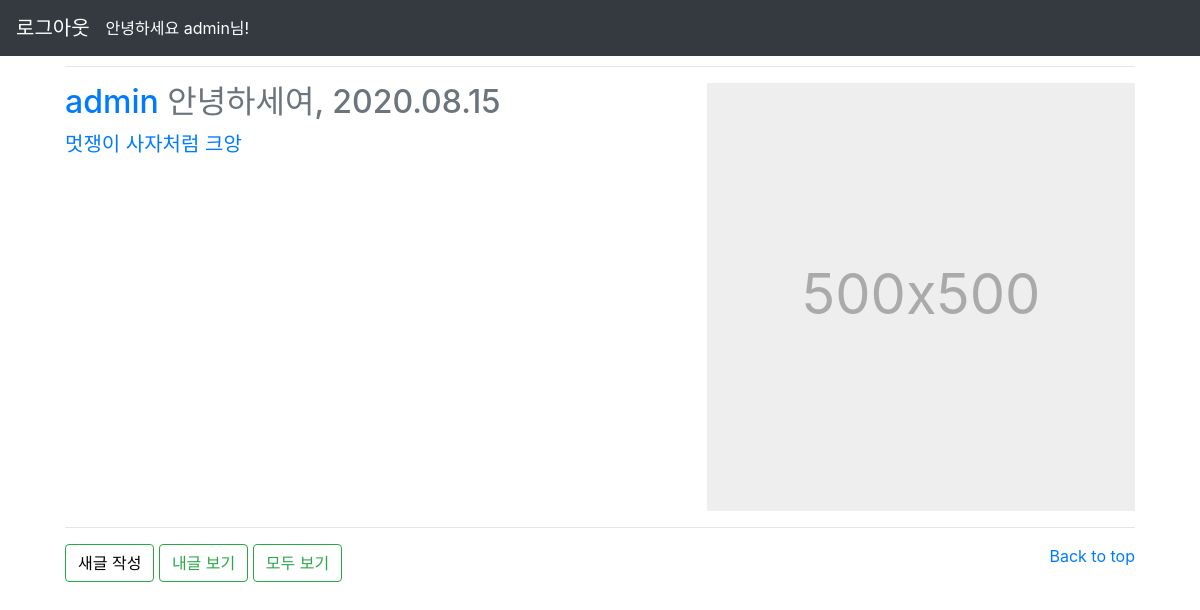
The app's page / (signed in), older data.
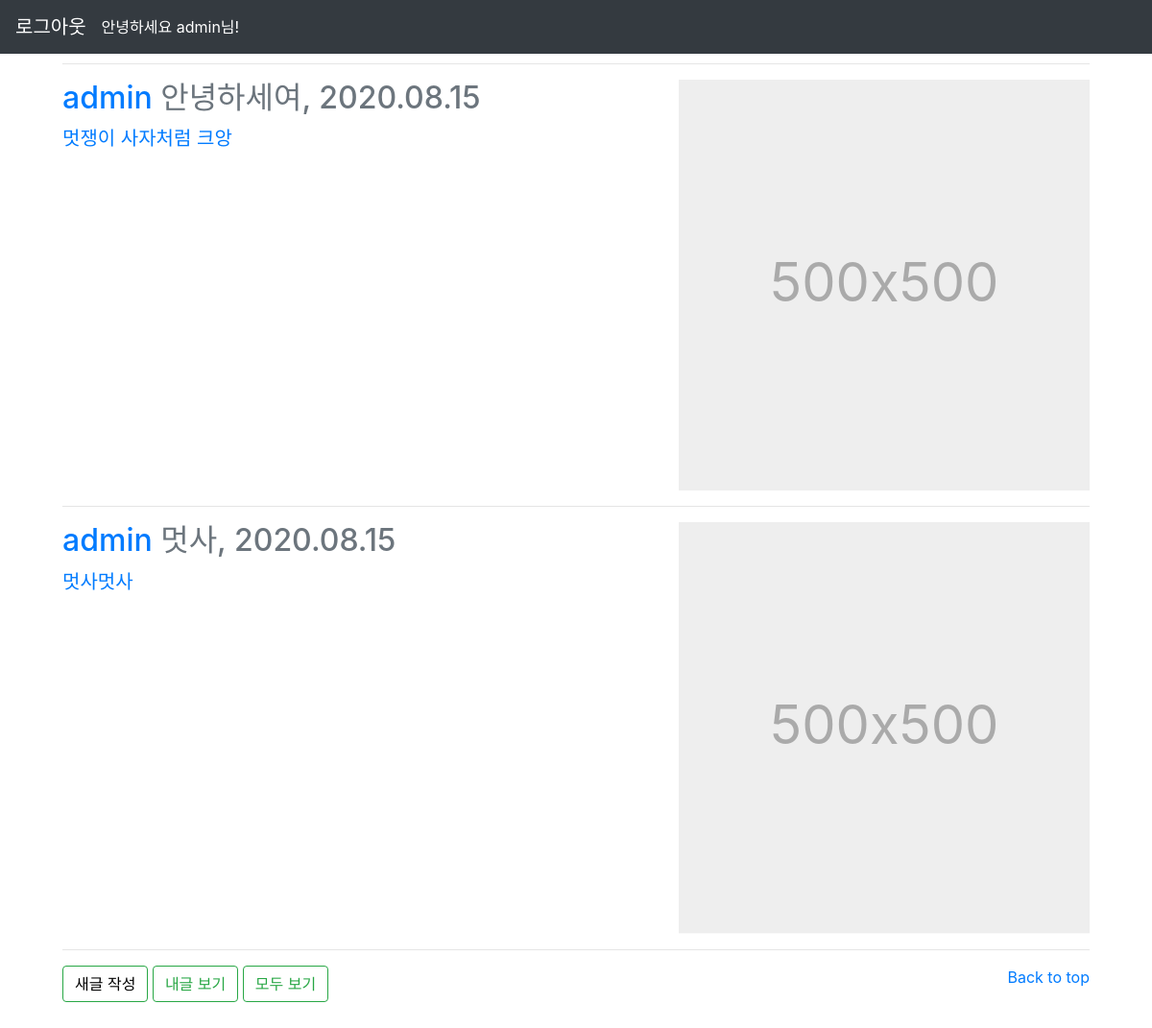
The same page, newer data.
### app/models.py (models this page shows)
class Jasoseol(models.Model):
    title = models.CharField( max_length=50)
    content = models.TextField()
    updated_at = models.DateTimeField(auto_now=True)
    author = models.ForeignKey(User, on_delete=models.CASCADE)

### app/views.py (the view)
# urls.py: path('', index, name ='index'),
def index(request):
    all_jss = Jasoseol.objects.all()
    return render(request, 'index.html', {'all_jss':all_jss})

### app/templates/index.html (shortened to what this page needs)
{%load static%}
<!DOCTYPE html>
<html lang="en">
    <link href="/docs/4.5/dist/css/bootstrap.min.css" rel="stylesheet"
>
    <link rel="stylesheet" href="https://stackpath.bootstrapcdn.com/bootstrap/4.5.2/css/bootstrap.min.css"
>
    <link href="carousel.css" rel="stylesheet">
    <link rel="stylesheet" type="text/css" href="{% static 'css/index.css' %}">
  </head>
  <body>
    <header>
      {% if not user.is_authenticated%}
      <nav class="navbar navbar-expand-md navbar-dark fixed-top bg-dark">
          <a class="navbar-brand" href="{%url 'signup'%}">회원가입</a>
          <button class="navbar-toggler" type="button" data-toggle="collapse" data-target="#navbarCollapse"
              aria-controls="navbarCollapse" aria-expanded="false" aria-label="Toggle navigation">
              <span class="navbar-toggler-icon"></span>
          </button>
          <div class="collapse navbar-collapse" id="navbarCollapse">
              <ul class="navbar-nav mr-auto">
                  <li class="nav-item active">
                      <a class="nav-link" href="{%url 'login'%}">로그인 <span class="sr-only">(current)</span></a>
          </div>
        </nav>
          {%else%}
          <nav class="navbar navbar-expand-md navbar-dark fixed-top bg-dark">
            <a class="navbar-brand" href="{%url 'logout'%}">로그아웃</a>
            <div style="color:white;">
              안녕하세요 {{user}}님!
            </div>
            </nav>
      {%endif%}
  </header>
  <main role="main">
    <div class="container marketing">
        {% for jss in all_jss%}
        <a href = "{%url 'detail' jss.id%}">
        <hr class="featurette-divider">
        <div class="row featurette">
            <div class="col-md-7">
                <h2 class="featurette-heading">{{jss.author}} <span class="text-muted">{{jss.title}}, {{jss.updated_at|date:"Y.m.d"}}</span></h2>
                <p class="lead">{{jss.content}}</p>
            </div>
            <div class="col-md-5">
                <svg class="bd-placeholder-img bd-placeholder-img-lg featurette-image img-fluid mx-auto" width="500"
                    height="500" xmlns="http://www.w3.org/2000/svg" preserveAspectRatio="xMidYMid slice"
                    focusable="false" role="img" aria-label="Placeholder: 500x500">
                    <rect width="100%" height="100%" fill="#eee" /><text x="50%" y="50%" fill="#aaa"
                        dy=".3em">500x500</text>
                </svg>
            </div>
        </div>
      </a>
        {%endfor%}
        <hr class="featurette-divider">
    </div>
    {%if user.is_authenticated %}
    <footer class="container">
      <a href="{% url 'create'%}">
        <button  style="color:black;" class="btn btn-outline-success my-2 my-sm-0" type="submit">새글 작성</button>
        </a>
        <a href="{% url 'my_index'%}">
        <button  class="btn btn-outline-success my-2 my-sm-0" type="submit">내글 보기</button>
        </a>
        <a href="{% url 'index'%}">
        <button  class="btn btn-outline-success my-2 my-sm-0" type="submit">모두 보기</button>
        </a>
        <p class="float-right"><a href="#">Back to top</a></p>
    </footer>
    {%endif%}
</main>
  </body>
</html>

### app/static/css/index.css (style rules this page uses)
body { margin: 0; padding: 50px; }
p { flex:1; display: flex; align-items: center; }
a { text-decoration: none; }

### app/templates/index.html (style rules this page uses)
.bd-placeholder-img { font-size: 1.125rem; text-anchor: middle; -webkit-user-select: none; -moz-user-select: none; -ms-user-select: none; user-select: none; }
@media (min-width: 768px) { .bd-placeholder-img-lg { font-size: 3.5rem; } }

Row changes from the older to the newer data that the page shows:
added Jasoseol: author "admin", title "멋사", updated_at "2020.08.15", content "멋사멋사"
